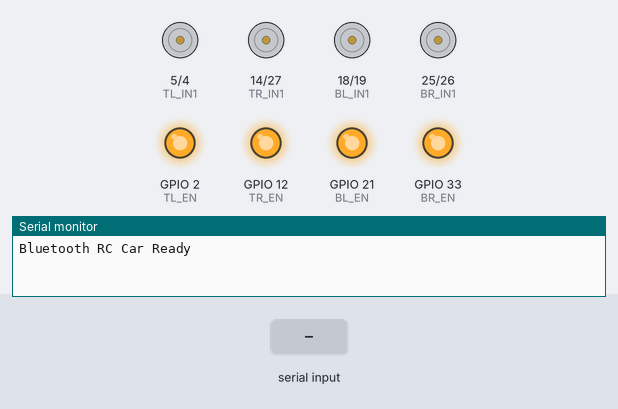
The sketch below on a simulated ESP32. Parts: motor-driver pin pairs drawn as motors (green arrow = first pin HIGH = forward, orange = second pin HIGH = backward, longer = more drive), output pins drawn as LEDs (lit = HIGH), the last lines printed to the serial monitor. Inputs (shaded band) come from the test bench. Nothing arrives over Bluetooth unless stated.

Above: at 1.2 s.
1.3 s: "F" received over the second serial link
At 2.2 s:
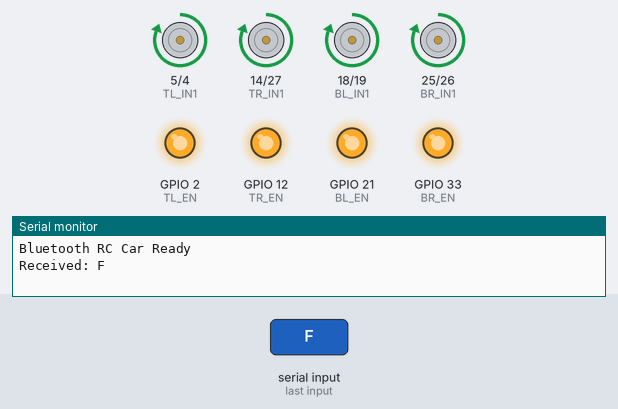
2.8 s: "B" received over the second serial link
At 3.3 s:
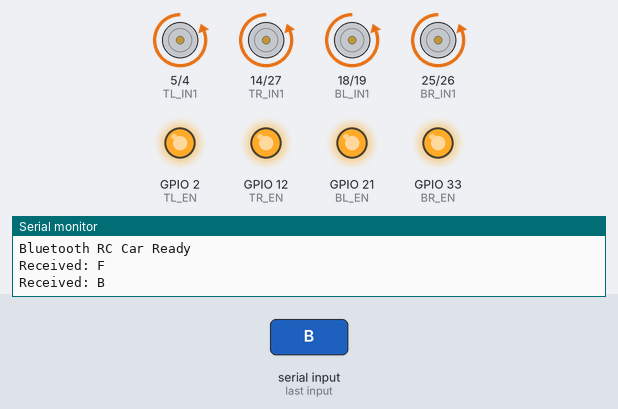
4.3 s: "L" received over the second serial link
At 5.5 s:
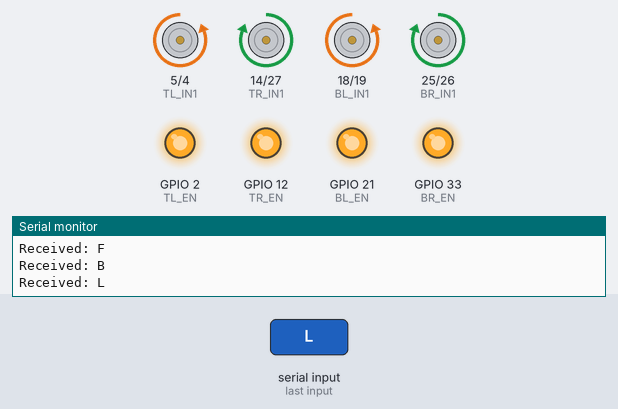
5.8 s: "R" received over the second serial link
At 6.8 s:
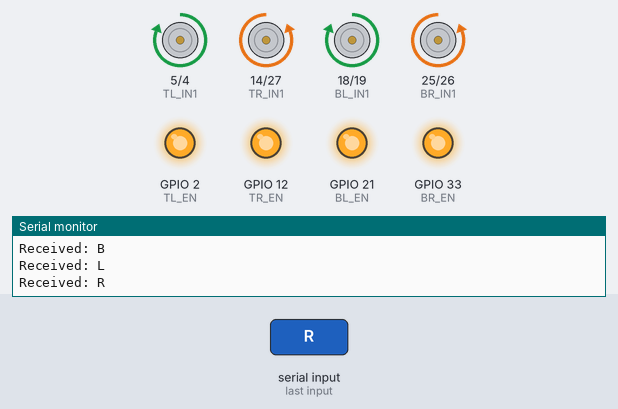
Timing chart, 0 to 8.3 s (numbered marks = the images above; inputs shaded):
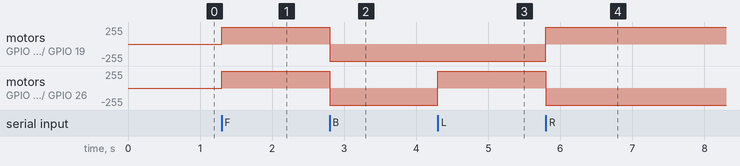

The sketch:

RC_BOT_Bluetooth.ino
```cpp
#include <BluetoothSerial.h>

// Initialize Bluetooth Serial for ESP32
BluetoothSerial BT;

// ============================
// Motor Driver Pin Definitions
// ============================

// Top-Right Motor
#define TR_EN 12
#define TR_IN1 14
#define TR_IN2 27

// Bottom-Right Motor
#define BR_IN1 25
#define BR_IN2 26
#define BR_EN 33

// Top-Left Motor
#define TL_EN 2
#define TL_IN1 5
#define TL_IN2 4

// Bottom-Left Motor
#define BL_IN1 18
#define BL_IN2 19
#define BL_EN 21

#define SPEED 255 // Max motor speed (PWM value from 0 to 255)

void setup() {
    Serial.begin(115200);                  // Start Serial Monitor
    BT.begin("ESP32_RC_Car");              // Set Bluetooth device name

    // Set all motor input pins as OUTPUT
    pinMode(TR_IN1, OUTPUT);
    pinMode(TR_IN2, OUTPUT);
    pinMode(BR_IN1, OUTPUT);
    pinMode(BR_IN2, OUTPUT);
    pinMode(TL_IN1, OUTPUT);
    pinMode(TL_IN2, OUTPUT);
    pinMode(BL_IN1, OUTPUT);
    pinMode(BL_IN2, OUTPUT);

    // Set enable (PWM) pins as OUTPUT
    pinMode(TR_EN, OUTPUT);
    pinMode(BR_EN, OUTPUT);
    pinMode(TL_EN, OUTPUT);
    pinMode(BL_EN, OUTPUT);

    stopCar();  // Ensure motors are off at startup
    Serial.println("Bluetooth RC Car Ready");

    // Set initial motor speed
    analogWrite(TR_EN, SPEED);
    analogWrite(BR_EN, SPEED);
    analogWrite(TL_EN, SPEED);
    analogWrite(BL_EN, SPEED);
}

// ============================
// Movement Functions
// ============================

// Stop all motors
void stopCar() {
    digitalWrite(TR_IN1, LOW);
    digitalWrite(TR_IN2, LOW);
    digitalWrite(BR_IN1, LOW);
    digitalWrite(BR_IN2, LOW);
    digitalWrite(TL_IN1, LOW);
    digitalWrite(TL_IN2, LOW);
    digitalWrite(BL_IN1, LOW);
    digitalWrite(BL_IN2, LOW);
}

// Move all motors forward
void forward() {
    digitalWrite(TR_IN1, HIGH); digitalWrite(TR_IN2, LOW);
    digitalWrite(BR_IN1, HIGH); digitalWrite(BR_IN2, LOW);
    digitalWrite(TL_IN1, HIGH); digitalWrite(TL_IN2, LOW);
    digitalWrite(BL_IN1, HIGH); digitalWrite(BL_IN2, LOW);
}

// Move all motors backward
void backward() {
    digitalWrite(TR_IN1, LOW); digitalWrite(TR_IN2, HIGH);
    digitalWrite(BR_IN1, LOW); digitalWrite(BR_IN2, HIGH);
    digitalWrite(TL_IN1, LOW); digitalWrite(TL_IN2, HIGH);
    digitalWrite(BL_IN1, LOW); digitalWrite(BL_IN2, HIGH);
}

// Turn Right: left motors forward, right motors backward
void turnRight() {
    digitalWrite(TR_IN1, LOW); digitalWrite(TR_IN2, HIGH);     // TR reverse
    digitalWrite(BR_IN1, LOW); digitalWrite(BR_IN2, HIGH);     // BR reverse
    digitalWrite(TL_IN1, HIGH); digitalWrite(TL_IN2, LOW);     // TL forward
    digitalWrite(BL_IN1, HIGH); digitalWrite(BL_IN2, LOW);     // BL forward
}

// Turn Left: left motors backward, right motors forward
void turnLeft() {
    digitalWrite(TR_IN1, HIGH); digitalWrite(TR_IN2, LOW);     // TR forward
    digitalWrite(BR_IN1, HIGH); digitalWrite(BR_IN2, LOW);     // BR forward
    digitalWrite(TL_IN1, LOW); digitalWrite(TL_IN2, HIGH);     // TL reverse
    digitalWrite(BL_IN1, LOW); digitalWrite(BL_IN2, HIGH);     // BL reverse
}

// ============================
// Main Loop - Bluetooth Control
// ============================
void loop() {
    // Check for incoming Bluetooth data
    if (BT.available()) {
        char command = BT.read();         // Read single character command
        Serial.print("Received: ");
        Serial.println(command);

        // Match command with respective movement
        switch (command) {
            case 'F': forward(); break;   // Move Forward
            case 'B': backward(); break;  // Move Backward
            case 'L': turnLeft(); break;  // Turn Left
            case 'R': turnRight(); break; // Turn Right
            case 'S': stopCar(); break;   // Stop
            default: stopCar(); break;    // Unknown command -> Stop
        }
    }
}
```

Measured:
- after the input at 1.3 s, motor on GPIO 5 (TL_IN1) / GPIO 4 (TL_IN2), motor on GPIO 14 (TR_IN1) / GPIO 27 (TR_IN2), motor on GPIO 18 (BL_IN1) / GPIO 19 (BL_IN2), motor on GPIO 25 (BR_IN1) / GPIO 26 (BR_IN2): stopped → forward 255/255 at once
- after the input at 2.8 s, motor on GPIO 5 (TL_IN1) / GPIO 4 (TL_IN2), motor on GPIO 14 (TR_IN1) / GPIO 27 (TR_IN2), motor on GPIO 18 (BL_IN1) / GPIO 19 (BL_IN2), motor on GPIO 25 (BR_IN1) / GPIO 26 (BR_IN2): forward 255/255 → backward 255/255 at once
- after the input at 4.3 s, motor on GPIO 14 (TR_IN1) / GPIO 27 (TR_IN2), motor on GPIO 25 (BR_IN1) / GPIO 26 (BR_IN2): backward 255/255 → forward 255/255 at once
- after the input at 5.8 s, motor on GPIO 5 (TL_IN1) / GPIO 4 (TL_IN2), motor on GPIO 18 (BL_IN1) / GPIO 19 (BL_IN2): backward 255/255 → forward 255/255 at once; motor on GPIO 14 (TR_IN1) / GPIO 27 (TR_IN2), motor on GPIO 25 (BR_IN1) / GPIO 26 (BR_IN2): forward 255/255 → backward 255/255 at once
